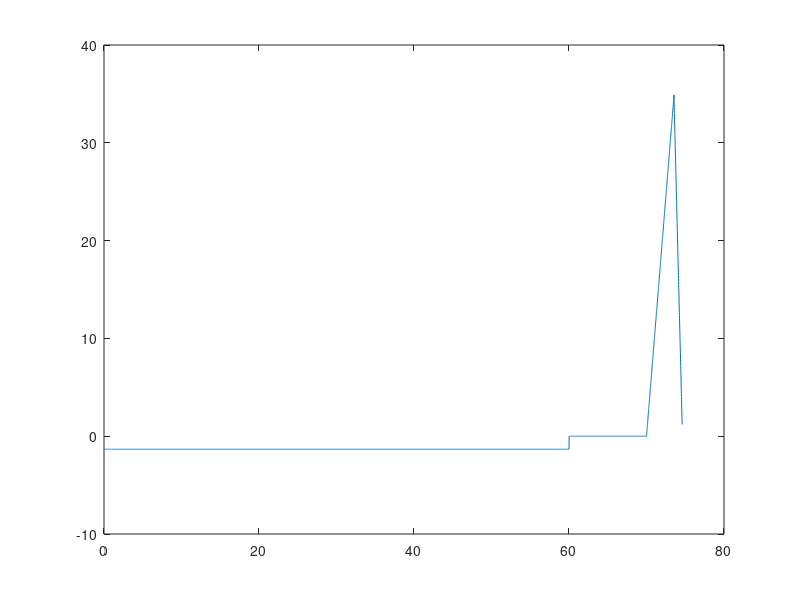

Write MATLAB code to recreate this figure.
clear all



% Tid=[0:0.01:74.61];
online= true;
k=1;
G = 9.81;
h_d=61.45;
h_r=80;
v(1)=0;

while k<7462
    if online
        if k==1
            tic
            Tid(1) = 0;
        else
            Tid(k) = Tid(k-1)+0.01;
        end
    end
    
    if (0<=Tid(k)) && (Tid(k)<=60)
        v(k)= -80/60;
    elseif (60<Tid(k)) && (Tid(k)<=70)
        v(k)=0;
    elseif (70<Tid(k)) && (Tid(k)<=73.54)
        v(k)=G*Tid(k)-686.7;
    elseif (73.54<Tid(k)) && (Tid(k)<=74.62)
        v(k)=-3.24*G*Tid(k)+2372.32;
    else
        v(k)=0;
    end

    k=k+1;

end

         
 plot(Tid(1:k-1),v(1:k-1))
       